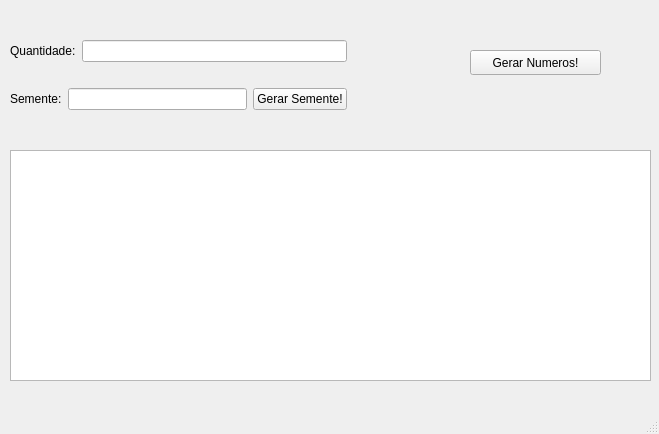
<?xml version="1.0" encoding="UTF-8"?>
<ui version="4.0">
 <class>MainWindow</class>
 <widget class="QMainWindow" name="MainWindow">
  <property name="geometry">
   <rect>
    <x>0</x>
    <y>0</y>
    <width>659</width>
    <height>434</height>
   </rect>
  </property>
  <property name="windowTitle">
   <string>Gerador De Numeros Aleatorios!!!</string>
  </property>
  <widget class="QWidget" name="centralwidget">
   <widget class="QPushButton" name="btnGerarNumeros">
    <property name="geometry">
     <rect>
      <x>470</x>
      <y>50</y>
      <width>131</width>
      <height>25</height>
     </rect>
    </property>
    <property name="text">
     <string>Gerar Numeros!</string>
    </property>
   </widget>
   <widget class="QTextBrowser" name="textVetorNumeros">
    <property name="geometry">
     <rect>
      <x>10</x>
      <y>150</y>
      <width>641</width>
      <height>231</height>
     </rect>
    </property>
   </widget>
   <widget class="QWidget" name="">
    <property name="geometry">
     <rect>
      <x>10</x>
      <y>20</y>
      <width>337</width>
      <height>111</height>
     </rect>
    </property>
    <layout class="QVBoxLayout" name="verticalLayout">
     <item>
      <layout class="QHBoxLayout" name="horizontalLayout">
       <item>
        <widget class="QLabel" name="label">
         <property name="text">
          <string>Quantidade:</string>
         </property>
        </widget>
       </item>
       <item>
        <widget class="QLineEdit" name="lineQuantidade">
         <property name="inputMethodHints">
          <set>Qt::ImhNoEditMenu|Qt::ImhNoPredictiveText|Qt::ImhNoTextHandles|Qt::ImhPreferNumbers</set>
         </property>
        </widget>
       </item>
      </layout>
     </item>
     <item>
      <layout class="QHBoxLayout" name="horizontalLayout_2">
       <item>
        <widget class="QLabel" name="label_2">
         <property name="text">
          <string>Semente:</string>
         </property>
        </widget>
       </item>
       <item>
        <widget class="QLineEdit" name="lineSemente"/>
       </item>
       <item>
        <widget class="QPushButton" name="btnGerarSemente">
         <property name="text">
          <string>Gerar Semente!</string>
         </property>
        </widget>
       </item>
      </layout>
     </item>
    </layout>
   </widget>
  </widget>
  <widget class="QMenuBar" name="menubar">
   <property name="geometry">
    <rect>
     <x>0</x>
     <y>0</y>
     <width>659</width>
     <height>22</height>
    </rect>
   </property>
  </widget>
  <widget class="QStatusBar" name="statusbar"/>
 </widget>
 <resources/>
 <connections/>
</ui>
